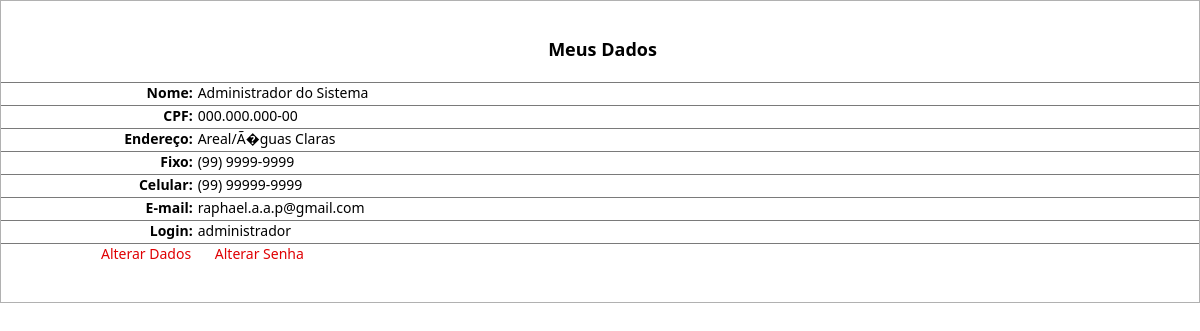
Before: /dados_usuario.php (signed in) with the older database file.
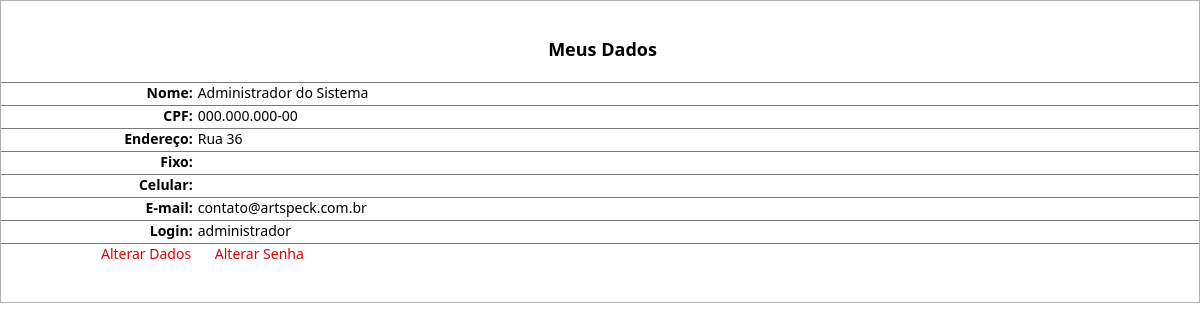
After: the same page with the newer database file.
### tables this page shows
CREATE TABLE `usuario` (
  `id_usuario` int(10) unsigned NOT NULL AUTO_INCREMENT,
  `nome_usuario` varchar(200) DEFAULT NULL,
  `cpf_usuario` varchar(14) DEFAULT NULL,
  `end_usuario` varchar(500) DEFAULT NULL,
  `fixo_usuario` varchar(14) DEFAULT NULL,
  `cel_usuario` varchar(15) DEFAULT NULL,
  `email_usuario` varchar(100) DEFAULT NULL,
  `tipo_usuario` varchar(13) NOT NULL,
  `login_usuario` varchar(100) DEFAULT NULL,
  `senha_usuario` varchar(10) DEFAULT NULL,
  PRIMARY KEY (`id_usuario`)
);

### processos/database.php (called while the page is built, shortened)
<?php
function DBRead ($table, $params = null, $fields = '*') {
	$params = ($params) ? " {$params}" : null;
		$query = "SELECT {$fields} FROM {$table}{$params}";
		$result = DBExecute($query);
		if (!mysqli_num_rows($result))
			return false;
		else {
			while ($res = mysqli_fetch_assoc($result)) {
				$data[] = $res;
			}
			return $data;
		}
}
function DBExecute($query){
	$link = DBConnect();
	$result = @mysqli_query($link, $query) or die (mysqli_error($link));
	return $result;
}
?>

### dados_usuario.php (the view, shortened to what this page needs)
<!doctype html>
<html>
<head>
<link href="css/style.css" rel="stylesheet" type="text/css">
<link rel="stylesheet" href="css/menu.css">
</head>
<body>
<?php
require 'processos/database.php';
$id = $_SESSION ["id_user"];
  $dados= DBRead ('usuario', "WHERE id_usuario = '$id'", 'nome_usuario, cpf_usuario, end_usuario, fixo_usuario, cel_usuario, email_usuario, login_usuario');
    foreach ($dados as $dd){
?>
<form action="#" method="post" onsubmit="return valida_form(this)">
<table border="0" cellpadding="0" cellspacing="0" class="table">
  <tbody>
    <tr>
      <td height="42" colspan="2" align="center" valign="top"><span class="titulo">Meus Dados</span></td>
    </tr>
    <tr>
      <td width="16%" align="right" style="border-bottom: 1px solid #7A7A7A; border-top: 1px solid #7A7A7A;"><b>Nome:</b></td>
      <td width="84%" style="border-bottom: 1px solid #7A7A7A; border-top: 1px solid #7A7A7A;"><?php echo $dd['nome_usuario']; ?></td>
    </tr>
    <tr>
      <td align="right" style="border-bottom: 1px solid #7A7A7A;"><b>CPF:</b></td>
      <td style="border-bottom: 1px solid #7A7A7A;"><?php echo $dd['cpf_usuario']; ?></td>
    </tr>
    <tr>
      <td align="right" style="border-bottom: 1px solid #7A7A7A;"><b>Endereço:</b></td>
      <td style="border-bottom: 1px solid #7A7A7A;"><?php echo $dd['end_usuario']; ?></td>
    </tr>
    <tr>
      <td align="right" style="border-bottom: 1px solid #7A7A7A;"><b>Fixo:</b></td>
      <td style="border-bottom: 1px solid #7A7A7A;"><?php echo $dd['fixo_usuario']; ?></td>
    </tr>
    <tr>
      <td align="right" style="border-bottom: 1px solid #7A7A7A;"><b>Celular:</b></td>
      <td style="border-bottom: 1px solid #7A7A7A;"><?php echo $dd['cel_usuario']; ?></td>
    </tr>
    <tr>
      <td align="right" style="border-bottom: 1px solid #7A7A7A;"><b>E-mail:</b></td>
      <td style="border-bottom: 1px solid #7A7A7A;"><?php echo $dd['email_usuario']; ?></td>
    </tr>
    <tr>
      <td align="right" style="border-bottom: 1px solid #7A7A7A;"><b>Login:</b></td>
      <td style="border-bottom: 1px solid #7A7A7A;"><?php echo $dd['login_usuario']; ?></td>
    </tr>
    <tr>
      <td colspan="2" style="padding-left: 100px;" class="senhas"> <a href="alterar_dados_usuario.php?id=<?php echo $id;?>">Alterar Dados</a> <a href="alterar_senha_usuario.php?id=<?php echo $id;?>">Alterar Senha</a></td>
    </tr>
  </tbody>
</table>
</form>
<?php
  }
?>
</body>
</html>

Changed rows visible on the page:
changed usuario "Administrador do Sistema": end_usuario "Areal/Ã�guas Claras" → "Rua 36"; email_usuario "raphael.a.a.p@gmail.com" → "contato@artspeck.com.br"; fixo_usuario "(99) 9999-9999" → (not shown); cel_usuario "(99) 99999-9999" → (not shown)
